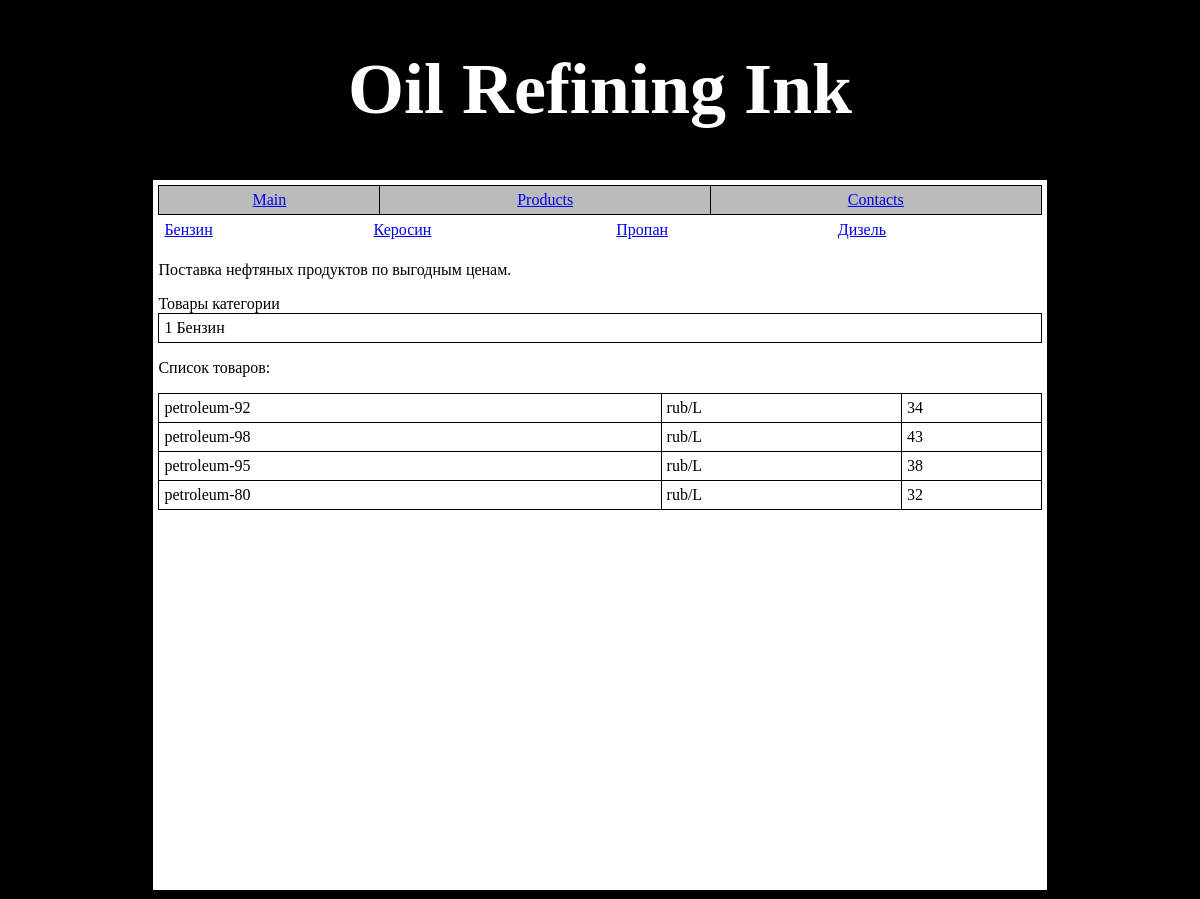
The app's page /services.php?category=Petroleum with its own data.
### tables this page shows
CREATE TABLE IF NOT EXISTS `category` (
  `id` int(11) NOT NULL AUTO_INCREMENT,
  `name` varchar(255) NOT NULL,
  `url` varchar(255) DEFAULT NULL,
  PRIMARY KEY (`id`),
  UNIQUE KEY `url` (`url`)
);

CREATE TABLE IF NOT EXISTS `product` (
  `id` int(11) NOT NULL AUTO_INCREMENT,
  `id_category` int(11) NOT NULL,
  `name` varchar(255) NOT NULL,
  `characteristics` text NOT NULL COMMENT 'Описание товара',
  `price` float NOT NULL,
  PRIMARY KEY (`id`),
  UNIQUE KEY `id` (`id`),
  KEY `id_category` (`id_category`)
);

### core/func/func.php (the view, shortened to what this page needs)
<?php
function get_id_category(){
	$category_url = $_GET["category"];
	$query = "SELECT id, name FROM category WHERE  url = '$category_url'";
	$result = mysql_query($query) or die('Запрос не удался: ' . mysql_error());
		echo "<table border: none>\n";
		echo "\t<tr>\n";
	while ($rows = mysql_fetch_array($result, MYSQL_ASSOC)) {
	    echo "\t\t<td>".$rows["id"]." ".$rows['name']."</td>\n";
	}
	echo "\t</tr>\n";
	echo "</table>\n";
}
function view_link_category(){
	$query = "SELECT name, url FROM category;";
	$result = mysql_query($query) or die('Запрос не удался: ' . mysql_error());
		echo "<table class=\"link\">\n";
		echo "\t<tr>\n";
	while ($rows = mysql_fetch_array($result, MYSQL_ASSOC)) {
	    echo "\t\t<td><a href=?category=".$rows["url"].">".$rows['name']."</a></td>\n";
	}
	echo "\t</tr>\n";
	echo "</table>\n";
}
function view_product(){
	$url_category = $_GET["category"];
	if ($url_category == 'Petroleum'){
		$query = "SELECT  `category`.`name` ,  `product`.`name`, `product`.`characteristics`, `product`.`price` FROM  `category` LEFT JOIN  `product` ON  `category`.`id` =  `product`.`id_category` WHERE `category`.`url` =  'Petroleum'";
	} elseif ($url_category == 'Kerosene'){
		$query = "SELECT  `category`.`name` ,  `product`.`name`, `product`.`characteristics`, `product`.`price` FROM  `category` LEFT JOIN  `product` ON  `category`.`id` =  `product`.`id_category` WHERE `category`.`url` =  'Kerosene'";
	} elseif ($url_category == 'Propain'){
		$query = "SELECT  `category`.`name` ,  `product`.`name`, `product`.`characteristics`, `product`.`price` FROM  `category` LEFT JOIN  `product` ON  `category`.`id` =  `product`.`id_category` WHERE `category`.`url` =  'Propain'";
	} elseif ($url_category == 'Dizel'){
		$query = "SELECT  `category`.`name` ,  `product`.`name`, `product`.`characteristics`, `product`.`price` FROM  `category` LEFT JOIN  `product` ON  `category`.`id` =  `product`.`id_category` WHERE `category`.`url` =  'Dizel'";
	}
	$result = mysql_query($query) or die('Запрос не удался: ' . mysql_error());
	echo "<table class=\"link2\">\n";
		echo "\t<tr>\n";
	while ($rows = mysql_fetch_array($result, MYSQL_ASSOC)) {
	    echo "\t\t<tr><td>".$rows['name']."</td><td>".$rows['characteristics']."</td><td>".$rows['price']."</td></tr>\n";
	}
	echo "\t</tr>\n";
	echo "</table>\n";
}
?>

### services.php (shortened to what this page needs)
<!DOCTYPE html>
<html>
<head>
	<link rel="stylesheet" type="text/css" href="static/css/style.css">
	 <h1>Oil Refining Ink</h1>
</head>
<body>
<table class ="body_shape">
<td class = "col1">
</td>
<td class = "col2">
<?php
require_once 'core/func/func.php';
?>
	<table class = "Menu">
	<td><a href='index.php'>Main</a></td>
 	<td><a href='services.php'>Products</a></td>
	<td><a href='contacts.php'>Contacts</a></td>
	</table>
 	<?php echo view_link_category(); ?>
 	<p class="about">
 		Поставка нефтяных продуктов по выгодным ценам.
 	</p>
 	<?php
echo 'Товары категории '.get_request();
echo get_id_category();
?>
 	<p>
 		Список товаров:
 	</p>
<?php
echo view_product();
?>
</td>
<td class = "col3">
</td>
</table>
</body>
</html>

### static/css/style.css (style rules this page uses)
.body_shape { width: 100%; }
.body_shape TD { vertical-align: top; padding: 5px; }
.col1 { width: 150px; background: #000; }
.col2 { width: 1000px; height: 700px; background: #fff; }
.col3 { width: 150px; background: #000; }
.Menu { align: center; text-align: center; width: 100%; background: #bbb; }
h1 { text-align: center; font-style: underline; color: #fff; font-size: 72px; }
p { color: #000; }
p.about { color: #000; }
table { width: 100%; border-collapse: collapse; }
td, tr { border: 1px solid #000; }
table.link td, table.link tr { font-size: 24 color: #fff background: #bbb; border: 1px solid #fff; }
table.link2 td, table.link2 tr { background: #fff; border: 1px solid #000; }

### services.php (style rules this page uses)
body { background: #000; }

### records on screen
category: name "Бензин", id "1"
category: name "Керосин"
category: name "Пропан"
category: name "Дизель"
product: name "petroleum-92", characteristics "rub/L", price "34"
product: name "petroleum-98", characteristics "rub/L", price "43"
product: name "petroleum-95", characteristics "rub/L", price "38"
product: name "petroleum-80", characteristics "rub/L", price "32"
